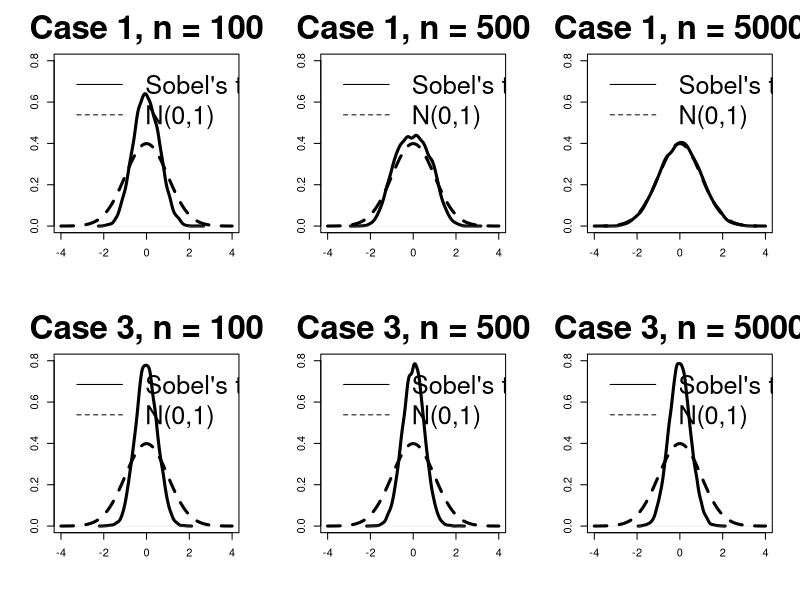

Reproduce this figure in R.
###############
## This code is for illustrating normal approximation of standarized product method is not accurate
## and under what kind of condition it will be accurate, of course depends on significance threshold.
## 1. we compare probability density functions using kernel density estimator
## 2. We can Normal QQ-plot to assess normalaity of product testing statistics (Sobel 1982)
####################################
library(mvtnorm)
n.sim = 10000

pdf("Fig2_prod_normal_approx.pdf",width=20,height=10)
#par(mfcol=c(2,3),by)
#png("prod_normal_approx.png",width=800,height=600)
layout(matrix(c(1,2,3,4,5,6),2, 3, byrow = T))

#### Case 1, gamma=0, beta = 0.2, mu_beta = 0.1*sqrt(n)
## sample size 100, R-sq = 0.75
n= 100
mu_beta = 0.1*sqrt(n)
a = rmvnorm(n.sim,c(0,mu_beta),diag(2))
## Sobel test statistic
t = a[,1]*a[,2]/sqrt(a[,1]^2 + a[,2]^2)
plot(density(t),main="Case 1, n = 100",cex.main=3,col="black",xlab=" ", ylab= " ", xlim=c(-4,4),ylim=c(0,0.8),cex=3,lwd=3)
x.norm = seq(-4,4,length = 1000)
lines(x.norm,dnorm(x.norm),lty=2,lwd=3)
#legend("topleft",legend=c(expression(mu[beta]==6),"N(0,1)"),col=c("black","green"),lty=1,cex = 2.3,bty="n")
legend("topleft",legend=c("Sobel's test","N(0,1)"),lty=c(1,2),cex = 2.3,bty="n")

n= 500
mu_beta = 0.1*sqrt(n)
a = rmvnorm(n.sim,c(0,mu_beta),diag(2))
## Sobel test statistic
t = a[,1]*a[,2]/sqrt(a[,1]^2 + a[,2]^2)
plot(density(t),main="Case 1, n = 500",cex.main=3,col="black",xlab=" ", ylab= " ", xlim=c(-4,4),ylim=c(0,0.8),cex=3,lwd=3)
x.norm = seq(-4,4,length = 1000)
lines(x.norm,dnorm(x.norm),lty=2,lwd=3)
#legend("topleft",legend=c(expression(mu[beta]==6),"N(0,1)"),col=c("black","green"),lty=1,cex = 2.3,bty="n")
legend("topleft",legend=c("Sobel's test","N(0,1)"),lty=c(1,2),cex = 2.3,bty="n")

n= 5000
mu_beta = 0.1*sqrt(n)
a = rmvnorm(n.sim,c(0,mu_beta),diag(2))
## Sobel test statistic
t = a[,1]*a[,2]/sqrt(a[,1]^2 + a[,2]^2)
plot(density(t),main="Case 1, n = 5000",cex.main=3,col="black",xlab=" ", ylab=" ", xlim=c(-4,4),ylim=c(0,0.8),cex=3,lwd=3)
x.norm = seq(-4,4,length = 1000)
lines(x.norm,dnorm(x.norm),lty=2,lwd=3)
#legend("topleft",legend=c(expression(mu[beta]==6),"N(0,1)"),col=c("black","green"),lty=1,cex = 2.3,bty="n")
legend("topleft",legend=c("Sobel's test","N(0,1)"),lty=c(1,2),cex = 2.3,bty="n")



### Case 3, gamma=0, beta =0
n= 100
mu_beta = 0*sqrt(n)
a = rmvnorm(n.sim,c(0,mu_beta),diag(2))
## Sobel test statistic
t = a[,1]*a[,2]/sqrt(a[,1]^2 + a[,2]^2)
plot(density(t),main="Case 3, n = 100",cex.main=3,col="black",xlab=" ", ylab= " ", xlim=c(-4,4),ylim=c(0,0.8),cex=3,lwd=3)
x.norm = seq(-4,4,length = 1000)
lines(x.norm,dnorm(x.norm),lty=2,lwd=3)
#legend("topleft",legend=c(expression(mu[beta]==6),"N(0,1)"),col=c("black","green"),lty=1,cex = 2.3,bty="n")
legend("topleft",legend=c("Sobel's test","N(0,1)"),lty=c(1,2),cex = 2.3,bty="n")

n= 500
mu_beta = 0*sqrt(n)
a = rmvnorm(n.sim,c(0,mu_beta),diag(2))
## Sobel test statistic
t = a[,1]*a[,2]/sqrt(a[,1]^2 + a[,2]^2)
plot(density(t),main="Case 3, n = 500",cex.main=3,col="black",xlab=" ", ylab= " ", xlim=c(-4,4),ylim=c(0,0.8),cex=3,lwd=3)
x.norm = seq(-4,4,length = 1000)
lines(x.norm,dnorm(x.norm),lty=2,lwd=3)
#legend("topleft",legend=c(expression(mu[beta]==6),"N(0,1)"),col=c("black","green"),lty=1,cex = 2.3,bty="n")
legend("topleft",legend=c("Sobel's test","N(0,1)"),lty=c(1,2),cex = 2.3,bty="n")


n= 5000
mu_beta = 0*sqrt(n)
a = rmvnorm(n.sim,c(0,mu_beta),diag(2))
## Sobel test statistic
t = a[,1]*a[,2]/sqrt(a[,1]^2 + a[,2]^2)
plot(density(t),main="Case 3, n = 5000",cex.main=3,col="black",xlab=" ", ylab=" ", xlim=c(-4,4),ylim=c(0,0.8),cex=3,lwd=3)
x.norm = seq(-4,4,length = 1000)
lines(x.norm,dnorm(x.norm),lty=2,lwd=3)
#legend("topleft",legend=c(expression(mu[beta]==6),"N(0,1)"),col=c("black","green"),lty=1,cex = 2.3,bty="n")
legend("topleft",legend=c("Sobel's test","N(0,1)"),lty=c(1,2),cex = 2.3,bty="n")



dev.off()

